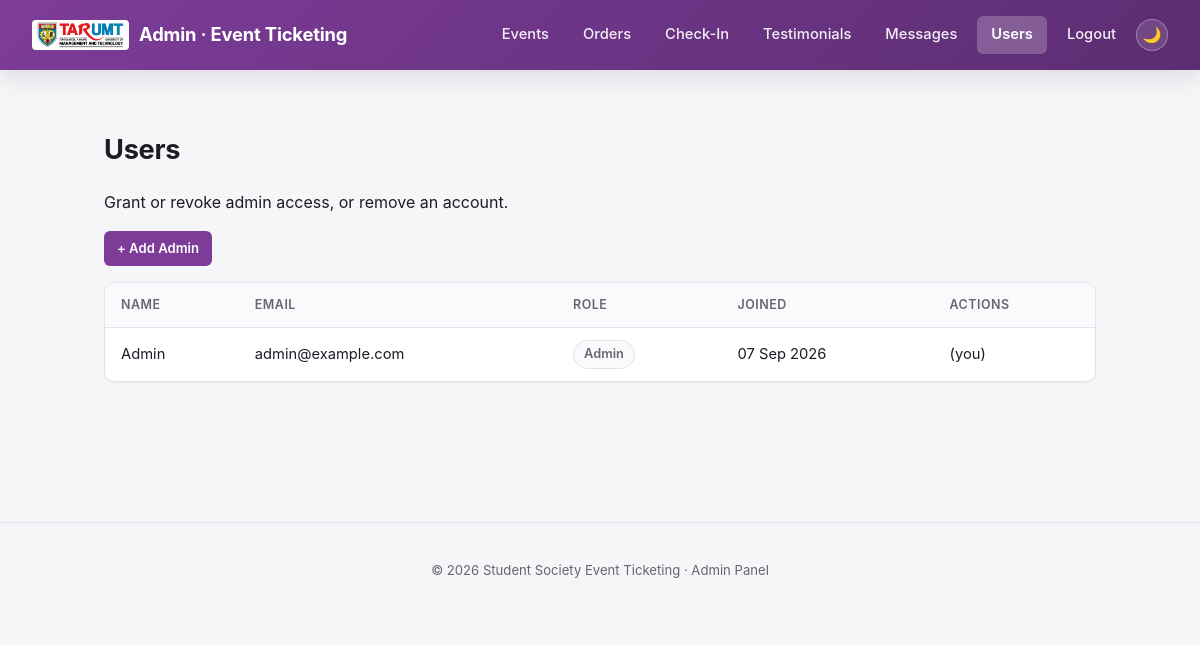
The page /admin/users.php (signed in) on the database its author committed.
### tables this page shows
CREATE TABLE users (
  id INT AUTO_INCREMENT PRIMARY KEY,
  name VARCHAR(100) NOT NULL,
  email VARCHAR(150) NOT NULL UNIQUE,
  password_hash VARCHAR(255) NOT NULL,
  id_number VARCHAR(20) NULL,
  faculty VARCHAR(150) NULL,
  date_of_birth DATE NULL,
  is_admin TINYINT(1) NOT NULL DEFAULT 0,
  created_at TIMESTAMP DEFAULT CURRENT_TIMESTAMP
);

### auth.php (called while the page is built, shortened)
<?php
function current_user_id() {
    return $_SESSION['user_id'] ?? null;
}

### admin/users.php (the view, shortened to what this page needs)
<?php
require '../config.php';
require '../auth.php';
$myId = current_user_id();
$users = $conn->query('SELECT id, name, email, is_admin, created_at FROM users ORDER BY name')->fetch_all(MYSQLI_ASSOC);
require 'partials/header.php';
?>
<h1>Users</h1>
<p>Grant or revoke admin access, or remove an account.</p>
<p><a class="btn btn-small" href="user_create.php">+ Add Admin</a></p>
<table>
<tr><th>Name</th><th>Email</th><th>Role</th><th>Joined</th><th>Actions</th></tr>
<?php foreach ($users as $u): ?>
<tr>
<td><?= htmlspecialchars($u['name']) ?></td>
<td><?= htmlspecialchars($u['email']) ?></td>
<td><?= $u['is_admin'] ? '<span class="badge badge-neutral">Admin</span>' : 'User' ?></td>
<td><?= htmlspecialchars(date('d M Y', strtotime($u['created_at']))) ?></td>
<td>
<?php if ((int)$u['id'] === (int)$myId): ?>
<span class="stat-label">(you)</span>
<?php endif; ?>
</td>
</tr>
<?php endforeach; ?>
</table>
<?php require 'partials/footer.php'; ?>

### style.css (style rules this page uses)
:root { color-scheme: light; --accent: #7d3c98; --accent-dark: #5c2d72; --accent-soft: #f3ecf7; --bg: #f6f5f8; --surface: #ffffff; --surface-alt: #faf9fb; --text: #1f1a24; --text-muted: #6b6470; --border: #e6e1ea; --danger: #c0392b; --danger-dark: #a5301f; --danger-soft: #fceceb; --success: #1e8449; --success-soft: #eafaf1; --radius-sm: 6px; --radius-md: 10px; --radius-lg: 16px; --shadow-sm: 0 1px 2px rgba(20, 10, 30, 0.06); --shadow-md: 0 8px 24px rgba(20, 10, 30, 0.10); }
* { box-sizing: border-box; }
body { font-family: -apple-system, BlinkMacSystemFont, "Segoe UI", Roboto, Helvetica, Arial, sans-serif; margin: 0; background: var(--bg); color: var(--text); line-height: 1.6; -webkit-font-smoothing: antialiased; }
h1 { font-size: 1.7rem; font-weight: 700; letter-spacing: -0.01em; }
table { border-collapse: separate; border-spacing: 0; width: 100%; margin-bottom: 36px; background: var(--surface); border-radius: var(--radius-md); overflow: hidden; border: 1px solid var(--border); box-shadow: var(--shadow-sm); }
th, td { padding: 12px 16px; text-align: left; font-size: 0.92rem; }
th { background: var(--surface-alt); color: var(--text-muted); font-weight: 600; font-size: 0.78rem; text-transform: uppercase; letter-spacing: 0.04em; border-bottom: 1px solid var(--border); }
td { border-bottom: 1px solid var(--border); color: var(--text); }
tr:last-child td { border-bottom: none; }
.btn, button { display: inline-flex; align-items: center; gap: 6px; padding: 10px 18px; background: var(--accent); color: #fff; border: 1px solid transparent; border-radius: var(--radius-sm); cursor: pointer; text-decoration: none; font-size: 0.92rem; font-weight: 600; font-family: inherit; transition: background 0.15s ease; }
.btn-small { padding: 6px 12px; font-size: 0.82rem; }
a { color: var(--accent); }
.badge { display: inline-flex; align-items: center; gap: 5px; padding: 3px 10px; border-radius: 999px; font-size: 0.8rem; font-weight: 600; white-space: nowrap; }
.badge-neutral { background: var(--surface-alt); color: var(--text-muted); border: 1px solid var(--border); }

### rows shown on the page
users: name "Admin", email "admin@example.com", is_admin "Admin", created_at "07 Sep 2026", shows "(you)"
